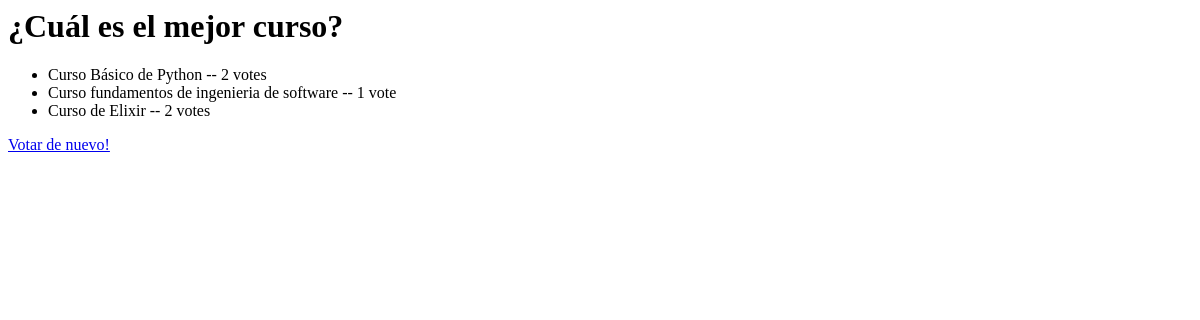
The app's page /polls/1/results/, older data.
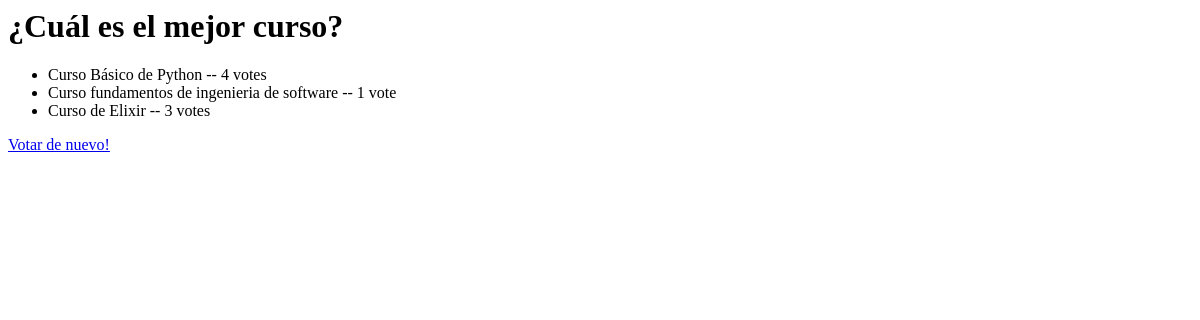
The same page, newer data.
### polls/models.py (models this page shows, shortened)
class Question(models.Model):
    question_text = models.CharField(max_length=200)
    pub_date = models.DateField('date published')

class Choice(models.Model):
    question = models.ForeignKey(Question, on_delete=models.CASCADE)
    choice_text = models.CharField(max_length=200)
    votes = models.IntegerField(default=0)

### polls/views.py (the view)
# urls.py: path('<int:pk>/results/', views.ResultView.as_view(), name='results'),
class ResultView(generic.DetailView):
    model = Question
    template_name = 'polls/results.html'

### polls/templates/polls/results.html
<h1>{{question.question_text}}</h1>
<ul>
    {% for choice in question.choice_set.all %}
    <li>{{ choice.choice_text }} -- {{choice.votes}} vote{{ choice.votes|pluralize}}</li>
    {% endfor %}
</ul>
<a href="{% url 'polls:detail' question.id %}">Votar de nuevo!</a>

Row changes from the older to the newer data that the page shows:
changed Choice "Curso Básico de Python": votes "2" → "4"
changed Choice "Curso de Elixir": votes "2" → "3"
